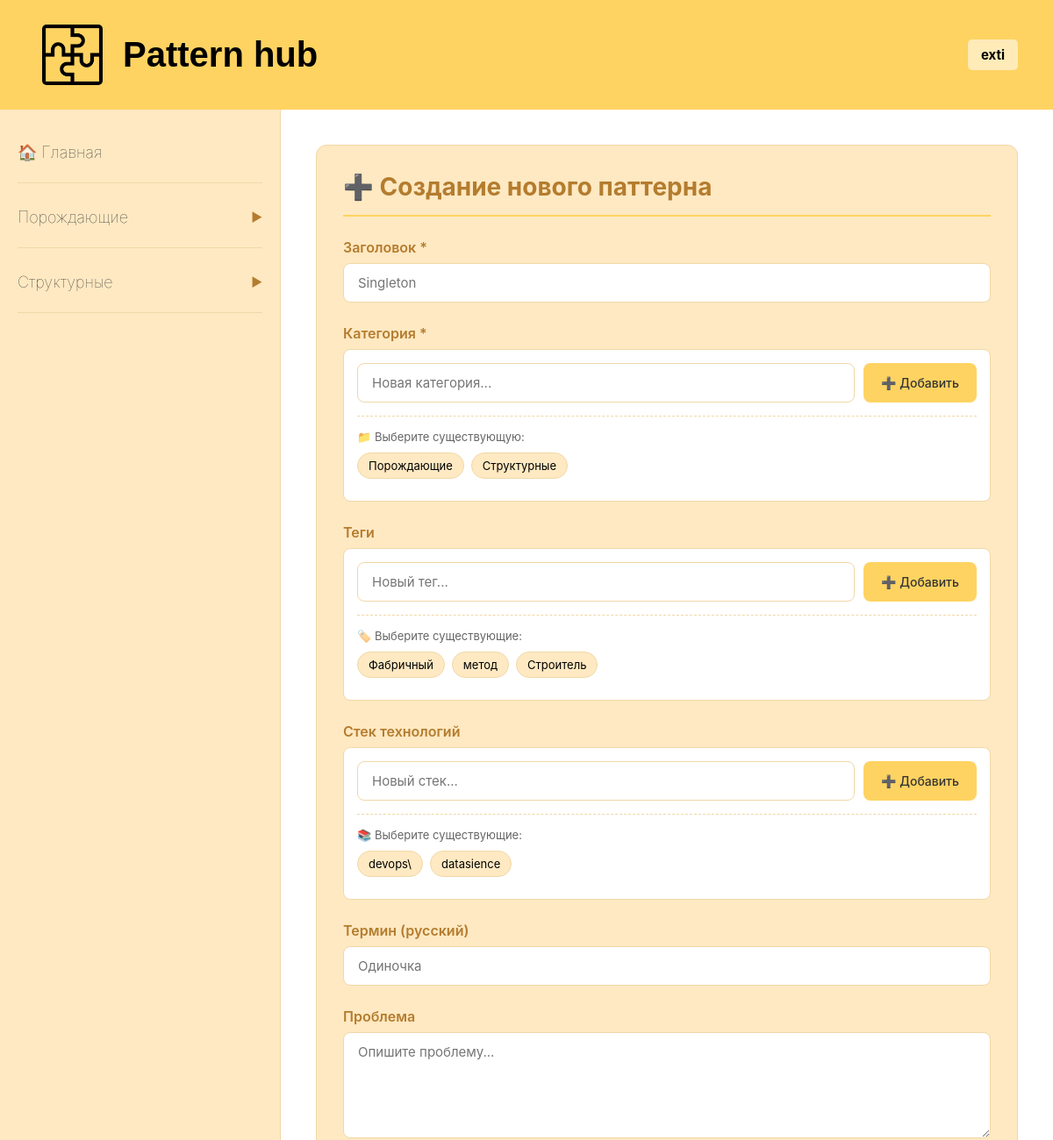
The page /editor/ (signed in, upper part) on the database as committed earlier.
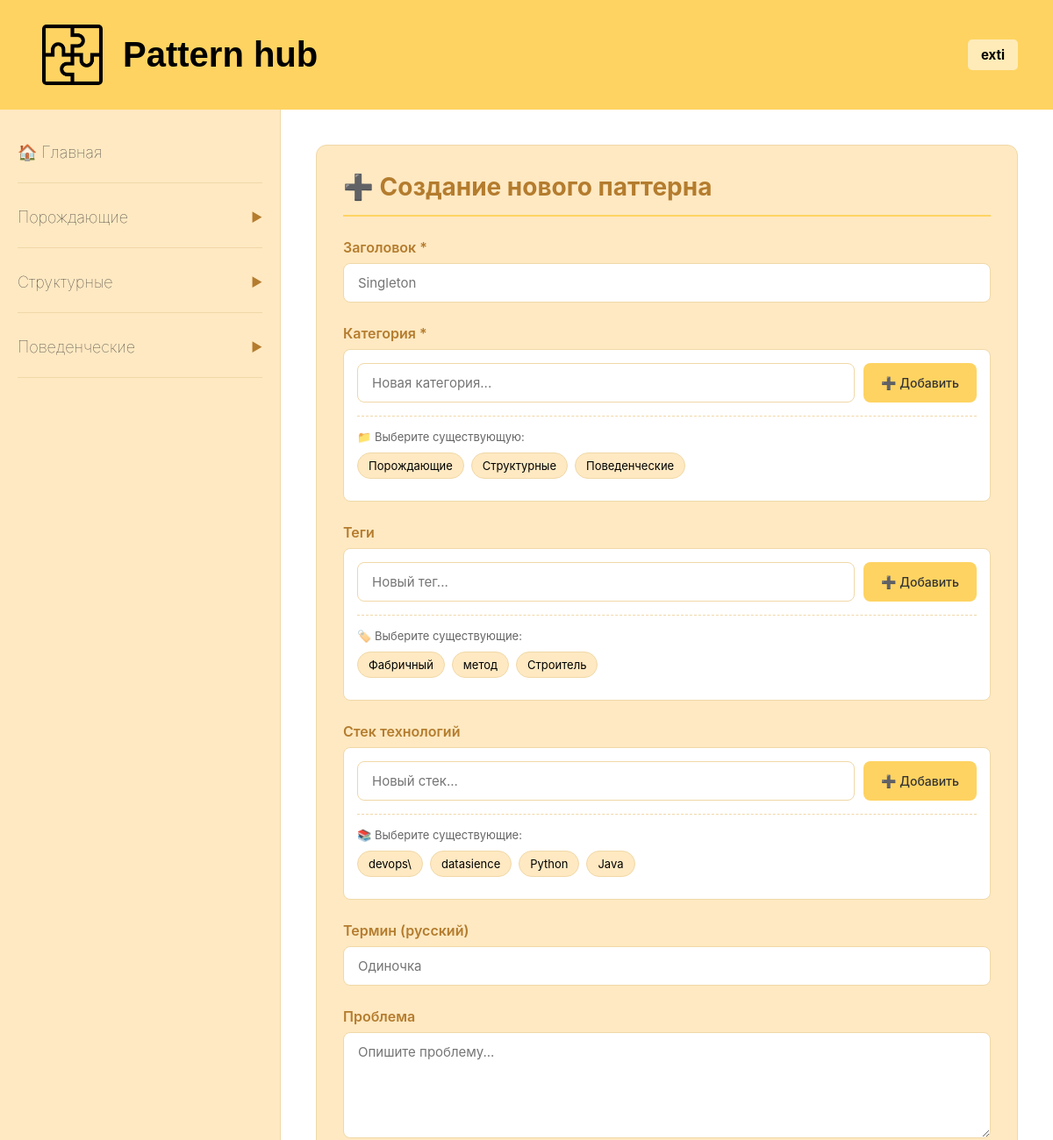
The same page on the database as committed later.
### main/models.py (models this page shows)
class Categories(models.Model):
    id = models.AutoField(primary_key=True)
    title = models.CharField(max_length=45, blank=True, null=True, unique=True)
    class Meta:
        db_table = 'categories'

class Tags(models.Model):
    id = models.AutoField(primary_key=True)
    name = models.CharField(max_length=45, blank=True, null=True)
    class Meta:
        db_table = 'tags'

class Stacks(models.Model):
    id = models.AutoField(primary_key=True)
    name = models.CharField(max_length=45, blank=True, null=True)
    class Meta:
        db_table = 'stacks'

### main/views.py (the view)
# urls.py: path('editor/', views.editor, name='editor'),
@login_required
def editor(request, id=None):
    user = request.user
    auth_user = User.objects.get(id=user.id)
    patterns =  Patterns.objects.all()
    if not auth_user.is_superuser:
        return redirect('/')
    pattern = None
    if id:
        pattern = get_object_or_404(Patterns, id=id)
    categories = Categories.objects.all()
    tags = Tags.objects.all()
    stacks = Stacks.objects.all()
    selected_tag_ids = []
    selected_stack_ids = []
    if pattern:
        selected_tag_ids = list(pattern.tags.values_list('id', flat=True))
        selected_stack_ids = list(pattern.stacks.values_list('id', flat=True))
    context = {
        'categories': categories,
        'tags': tags,
        'stacks': stacks,
        'pattern': pattern,
        'selected_tag_ids': selected_tag_ids,
        'selected_stack_ids': selected_stack_ids,
        'patterns': patterns
    }
    return render(request, 'test/main/forms/editor.html', context)

### templates/test/main/forms/editor.html (shortened to what the changed rows need)
{% extends "test/main/index.html" %}
{% load static %}
{% block content %}
<div class="editor-container">
    <div class="editor-card">
        <h1 class="editor-title">
            {% if pattern %}✏️ Редактирование: {{ pattern.title }}{% else %}➕ Создание нового паттерна{% endif %}
        </h1>
        <form id="pattern-form">
            <div class="form-group">
                <div class="dynamic-input-group">
                    <div class="existing-items">
                        <div id="categories-list" class="items-chips">
                            {% for cat in categories %}
                                <span class="existing-item" data-id="{{ cat.id }}" data-name="{{ cat.title }}" onclick="selectCategory(this)">{{ cat.title }}</span>
                            {% endfor %}
                        </div>
                    </div>
                </div>
            </div>
            <div class="form-group">
                <div class="dynamic-input-group">
                    <div class="existing-items">
                        <div id="tags-list" class="items-chips">
                            {% for tag in tags %}
                                <span class="existing-item" data-id="{{ tag.id }}" data-name="{{ tag.name }}"
                                      {% if tag.id in selected_tag_ids %}class="existing-item selected"{% else %}class="existing-item"{% endif %}
                                      onclick="toggleTag(this)">{{ tag.name }}</span>
                            {% endfor %}
                        </div>
                    </div>
                </div>
            </div>
            <div class="form-group">
                <div class="dynamic-input-group">
                    <div class="existing-items">
                        <div id="stacks-list" class="items-chips">
                            {% for stack in stacks %}
                                <span class="existing-item" data-id="{{ stack.id }}" data-name="{{ stack.name }}"
                                      {% if stack.id in selected_stack_ids %}class="existing-item selected"{% else %}class="existing-item"{% endif %}
                                      onclick="toggleStack(this)">{{ stack.name }}</span>
                            {% endfor %}
                        </div>
                    </div>
                </div>
            </div>
        </form>
    </div>
</div>
{% endblock %}

### templates/test/main/index.html (shortened to what this page needs)
{% load static %}
<!DOCTYPE html>
<html lang="ru">
<head>
    <link rel="stylesheet" href="{% static 'main/style.css' %}">
</head>
<body>
    <div class="wrapper">
        <header class="header">
            <div class="header-content">
                <div class="logo-area">
                    <img src="{% static 'images/logo.png' %}" alt="Logo" class="logo" onerror="this.style.display='none'">
                    <h1 class="Logo-title">Pattern hub</h1>
                </div>
                <div class="auth-buttons">
                    {% if user.is_authenticated %}
                        <div class="user-info">
                            <span onclick="window.location = '/profile';" class="username">{{ user.username }}</span>
                        </div>
                    {% else %}
                        <a href="{% url 'login_' %}" class="auth-btn register">Зарегистрироваться\Войти</a>
                    {% endif %}
                </div>
            </div>
        </header>
        <div class="main-content">
            <aside class="sidebar">
                <nav class="sidebar-nav">
                    <div class="nav-item">
                        <a href="{% url 'index' %}" class="nav-header no-arrow">
                            <span class="nav-title">🏠 Главная</span>
                        </a>
                    </div>
                    {% for category in categories %}
                    <div class="nav-item" data-category-id="{{ category.id }}">
                        <div class="nav-header" onclick="toggleSubmenu(this)">
                            <span class="nav-title">{{ category.title }}</span>
                            <span class="arrow">▶</span>
                        </div>
                    </div>
                    {% endfor %}
                </nav>
            </aside>
            <main class="content">
                {% block content %}
                {% endblock %}
            </main>
        </div>
    </div>
</body>
</html>

Rows that differ between the two databases and show on the page:
added Categories: title "Поведенческие"
added Stacks: name "Python"
added Stacks: name "Java"
